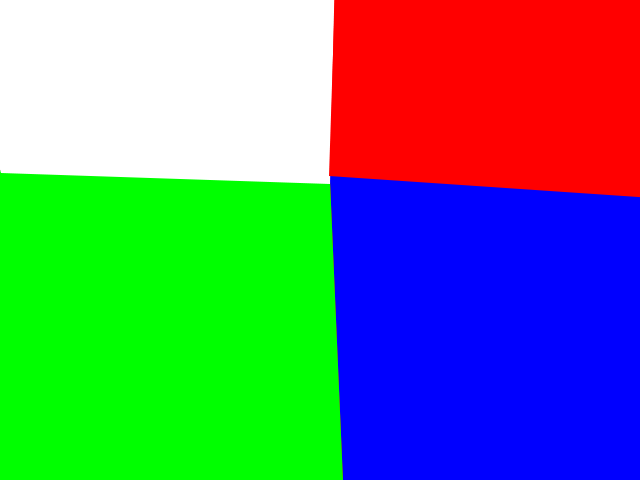
#> input picture app/area_map/b827ebc347bd.png, 640 x 480 px; its folder holds 2 pictures in this run
$ python area_slicer.py   (older library calls are emulated)
#> lines starting #> are read from the running program, lines starting #| are printed output that depends on the picture
from app_global_imports import *
import numpy as np
import os
from PIL import Image
import time

AREA_IMAGE_PATH = CURRENT_DIR + '/area_map/'
BLUE    = np.array([0, 0, 255], dtype=np.uint8)     ## code 0
GREEN   = np.array([0, 255, 0], dtype=np.uint8)     ## code 1
RED     = np.array([255, 0, 0], dtype=np.uint8)     ## code 2
WHITE   = np.array([255, 255, 255], dtype=np.uint8) ## code 3

LEFT_CAMERA_AREA = {0: 'chat_sofa', 1: 'work_sofa', 2: 'round_table', 3: 'hall'}
RIGHT_CAMERA_AREA = {0: 'dining_table', 1: 'hall', 2: 'stairs', 3: 'work_sofa'}
CAMERA_AREA_DICT = {'b827ebf39c8c': LEFT_CAMERA_AREA, 'b827ebc347bd': RIGHT_CAMERA_AREA}

class AreaSlicer():
    AREA_DICT = {}

    @staticmethod
    def pre_load():
        img_files = os.listdir(AREA_IMAGE_PATH)
        for file_name in img_files:
            if file_name.endswith('png') or \
               file_name.endswith('jpeg') or \
               file_name.endswith('jpg'):
                device_id = file_name.split('.')[0]
                img_file_path = AREA_IMAGE_PATH + file_name
                txt_file_path = AREA_IMAGE_PATH + device_id + '.txt'
                s = time.time()
                if os.path.exists(txt_file_path):
                    AreaSlicer._read_from_txt(device_id, txt_file_path)
                else:
                    AreaSlicer._read_from_img(device_id, img_file_path, txt_file_path)
#> in _read_from_img, img is the input picture: PIL image 640x480 RGB; mean R, G, B 96.9, 133.4, 123
#> after the loop in pix_encode, `for y in range(0, height):`:
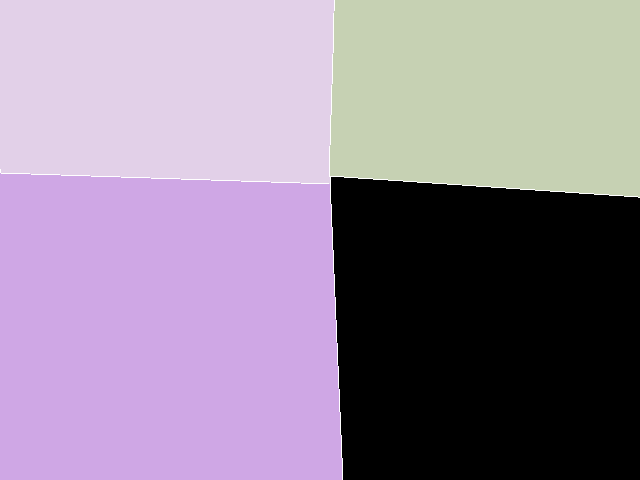
#> id_map: shape (480, 640) int32; 5 distinct labels, from -1 to 3; one colour per label, 0 black, -1 white
                e = time.time()
                print(e-s)
#> pass 2 of the loop in pre_load, `for file_name in img_files:`:
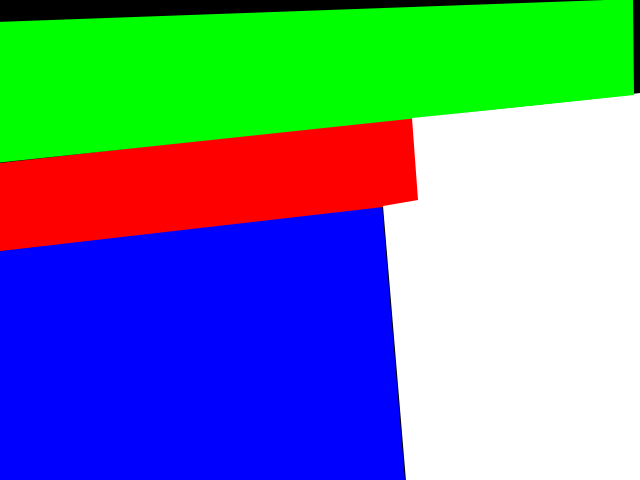
#> input picture app/area_map/b827ebf39c8c.png, 640 x 480 px
#> in _read_from_img, img is the input picture: PIL image 640x480 RGB; mean R, G, B 104.4, 136.8, 156.8
#> after the loop in pix_encode (call 2), `for y in range(0, height):`:
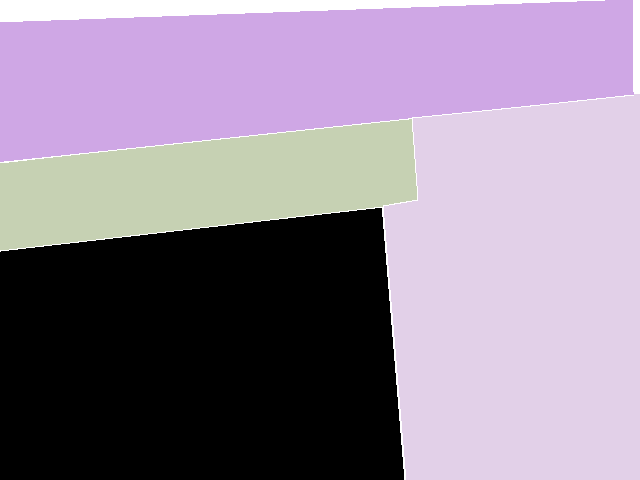
#> id_map: shape (480, 640) int32; 5 distinct labels, from -1 to 3; one colour per label, 0 black, -1 white

    @staticmethod
    def _read_from_img(device_id, img_path, txt_path):
        img = Image.open(img_path)
        pix = np.array(img)
        pix_map = AreaSlicer.pix_encode(pix)
        np.savetxt(txt_path, pix_map, fmt='%d')
        AreaSlicer.AREA_DICT[device_id] = pix_map

    @staticmethod
    def _read_from_txt(device_id, file_path):
        pix_map = np.loadtxt(file_path, dtype=np.int)
        AreaSlicer.AREA_DICT[device_id] = pix_map

    @staticmethod
    def pix_encode(pix):
        height, width, c = pix.shape
        id_map = np.zeros(shape=(height, width), dtype=np.int32)
        for y in range(0, height):
            for x in range(0, width):
                c = pix[y, x, :]
                if np.abs(c - BLUE).sum() == 0:
                    aid = 0
                elif np.abs(c - GREEN).sum() == 0:
                    aid = 1
                elif np.abs(c - RED).sum() == 0:
                    aid = 2
                elif np.abs(c - WHITE).sum() == 0:
                    aid = 3
                else:
                    aid = -1

                id_map[y, x] = aid
        return id_map

    @staticmethod
    def _get_encoding(device_id, x, y, w, h):
        foot_y, foot_x = AreaSlicer._get_foot(x, y, w, h)
        area_dict = AreaSlicer.AREA_DICT.get(device_id)
        if area_dict is None:
            return -1
        if foot_y > area_dict.shape[0] or foot_x > area_dict.shape[1]:
            return -1
        return area_dict[foot_y, foot_x]


    @staticmethod
    def _get_foot(x, y, w, h):
        sv = min(max(w / h, 0.25), 1)
        sv = (sv - 0.25) / 0.75
        sv = (sv - 0.5) * 2
        return int(y + h + sv * int(h * 0.1)), (x + int(w / 2))

    @staticmethod
    def get_area(device_id, x, y, w, h):
        area_name_dict = CAMERA_AREA_DICT.get(device_id)
        area_code = AreaSlicer._get_encoding(device_id, x, y, w, h)
        if area_code == -1 or area_name_dict is None:
            return 'unknown'
        area_name = area_name_dict.get(area_code)
        if area_name is None:
            return 'unknown'
        return area_name


if __name__ == "__main__":
    AreaSlicer.pre_load()
    print(AreaSlicer.get_area('b827ebc347bd', 367, 84, 57, 180))
